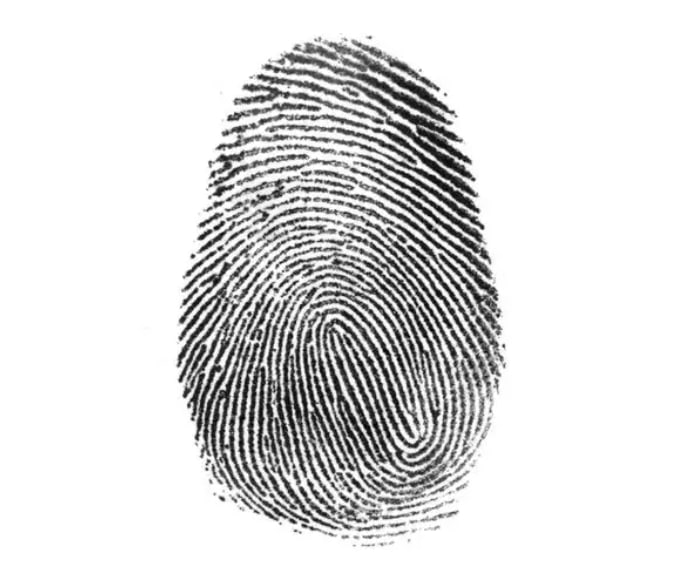
#> input picture Original_Image.png, 676 x 564 px
$ jupyter execute Fingerprint_recognition.ipynb
#> lines starting #> are read from the running program, lines starting #| are printed output that depends on the picture; after the words box and inside, x2 and y2 are one past the last pixel; in counts of white or black regions, pixels touching at a corner belong together
[cell 1]
import cv2 as cv
import matplotlib.pyplot as plt
from PIL import Image

Change photo dimensions

[cell 2]
with Image.open("Original_Image.png") as im:
    # Resize the image to a smaller size
#> im is the input picture: PIL image 676x564 RGB; min 0, max 255, mean 219.4
    im_resized = im.resize((im.width//2,im.height//2))
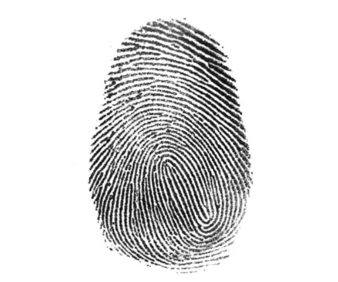
#> im_resized: PIL image 338x282 RGB; min 2, max 255, mean 219.4
    # Save the resized image
    im_resized.save('Fingerprint.png')

Load fingerprint image

[cell 3]
Original_Image = cv.imread('Original_Image.png')
plt.imshow(Original_Image)

[cell 4]
image = cv.imread('Fingerprint.png')

grayscale

[cell 5]
gray_image = cv.cvtColor(image, cv.COLOR_BGR2GRAY)

remove noise

[cell 6]
blur_image = cv.GaussianBlur(gray_image , (5,5) , 0)
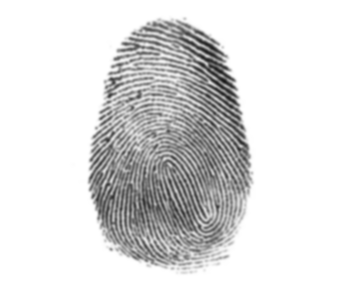
#> blur_image: shape (282, 338); min 24, max 255, mean 219.4

convert image to binary

[cell 7]
thresh_image = cv.adaptiveThreshold(blur_image, 255, cv.ADAPTIVE_THRESH_MEAN_C, cv.THRESH_BINARY_INV, 11, 2)
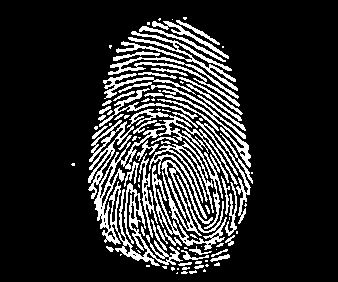
#> thresh_image: shape (282, 338); 17% white in thin lines or dots, all inside (x1, y1, x2, y2) = (71, 17, 253, 274)

remove small holes and gaps in the image

[cell 8]
kernel = cv.getStructuringElement(cv.MORPH_RECT, (3,3))
closing = cv.morphologyEx(thresh_image, cv.MORPH_CLOSE, kernel)
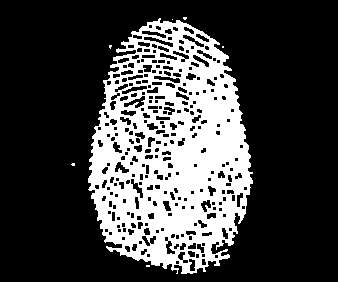
#> closing: shape (282, 338); 26.4% white; 7 white regions (6 under 20 px)

Finding contours in the image

[cell 9]
contours, _ = cv.findContours(closing, cv.RETR_EXTERNAL, cv.CHAIN_APPROX_NONE)
#> contours = 7 contours, 6 with area under 20; largest, box (x1, y1, x2, y2) and area: (88, 18, 253, 274) 31016

Draw contours on original image

[cell 10]
cv.drawContours(image, contours, -1, (0, 0, 255), 2)
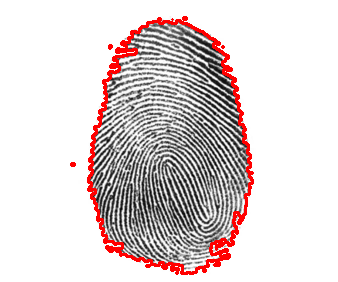
#> image: shape (282, 338, 3); 3.96% of pixels changed, all inside (x1, y1, x2, y2) = (70, 16, 254, 275)

$ run again, with image1.png copied over Original_Image.png
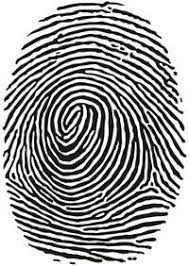
#> input picture image1.png, 189 x 267 px
#> im is the input picture: PIL image 189x267 RGB; mean R, G, B 156.8, 156.6, 155.2
#> `thresh_image = cv.adaptiveThreshold(blur_image, 255, cv.ADAPTIVE_THRES..`:
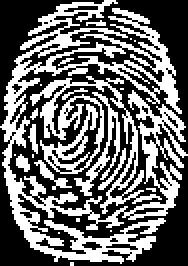
#> thresh_image: shape (133, 94) (shown 2 times larger); 41.2% white in thin lines or dots
#> closing: shape (133, 94); 62.9% white; 76 black regions (39 under 20 px)
#> contours = 1 contour; box (x1, y1, x2, y2) and area: (0, 0, 94, 133) 9586
#> `cv.drawContours(image, contours, -1, (0, 0, 255), 2)`:
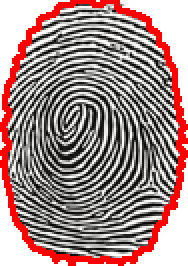
#> image: shape (133, 94, 3) (shown 2 times larger); mean B, G, R 136.6, 137.8, 164.9

$ run again, with image3.png copied over Original_Image.png
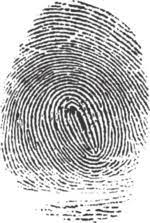
#> input picture image3.png, 150 x 223 px
#> im is the input picture: PIL image 150x223 RGB; mean R, G, B 189, 189, 189
#> `thresh_image = cv.adaptiveThreshold(blur_image, 255, cv.ADAPTIVE_THRES..`:
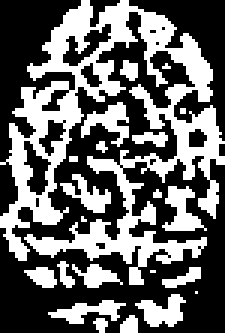
#> thresh_image: shape (111, 75) (shown 3 times larger); 40.1% white; 22 white regions (9 under 20 px), largest, box (x1, y1, x2, y2) and area: (0, 0, 75, 95) 2478, (54, 62, 69, 77) 113, (27, 34, 43, 49) 108
#> closing: shape (111, 75); 46.1% white; 5 white regions (3 under 20 px)
#> contours = 4 contours, 2 with area under 20; largest, box (x1, y1, x2, y2) and area: (0, 0, 75, 96) 5068, (16, 89, 67, 111) 238
#> `cv.drawContours(image, contours, -1, (0, 0, 255), 2)`:
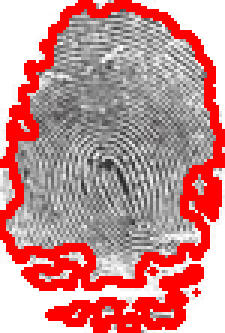
#> image: shape (111, 75, 3) (shown 3 times larger); mean B, G, R 142.4, 142.4, 200.8
